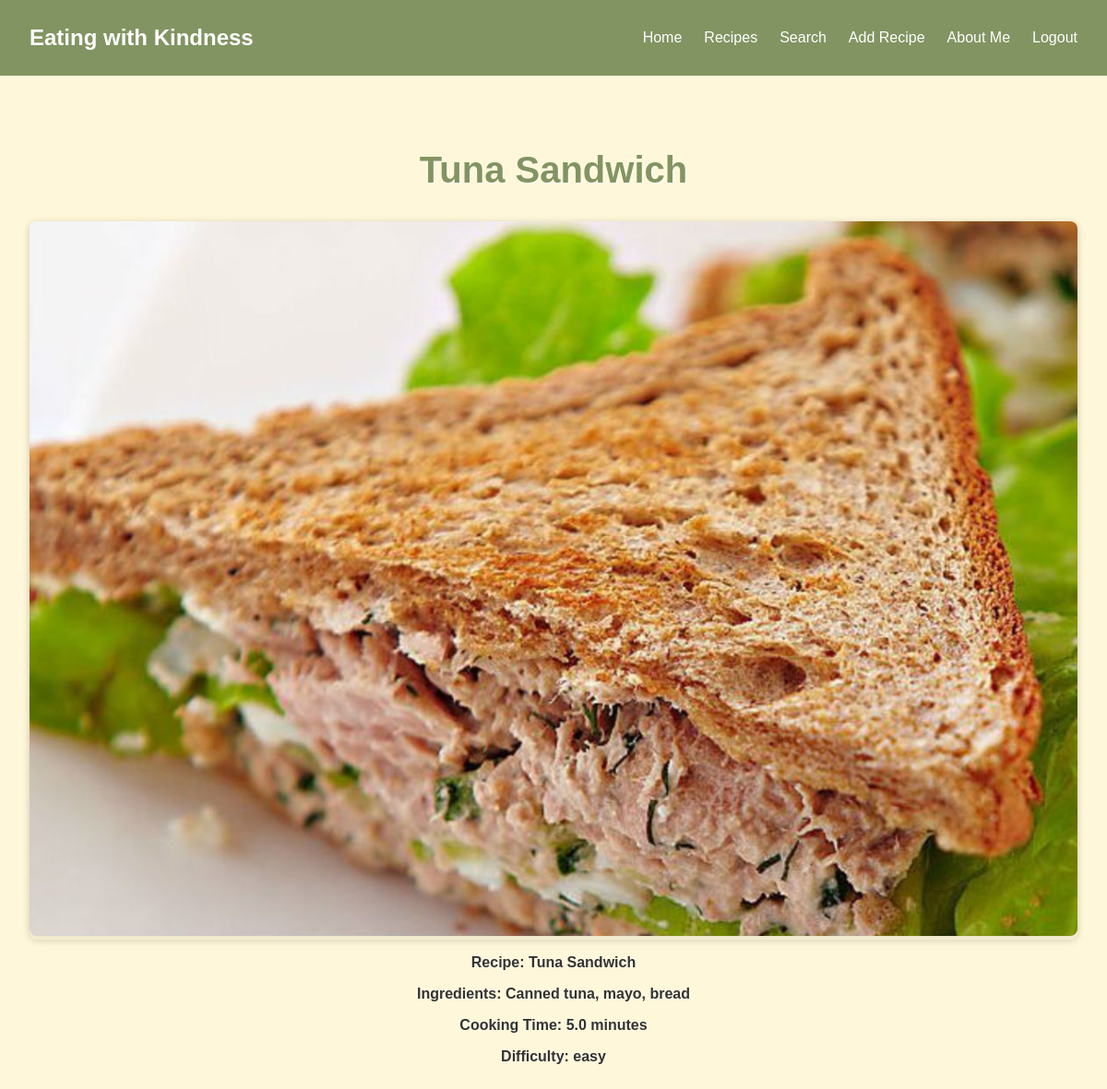
Screenshot of /list/6 (signed in) with the database file from the repository.
### recipes/models.py (models this page shows, shortened)
class Recipe(models.Model):
  recipe_id=models.AutoField(primary_key=True)
  name=models.CharField(max_length=120)
  ingredients=models.TextField(default="no ingredients")
  cooking_time=models.FloatField(help_text="in minutes")
  difficulty=models.CharField(max_length=20, choices=difficulty_choices, default='easy')
  pic = models.ImageField(upload_to='recipes', default='no_picture.jpg')

### recipes/views.py (the view)
# urls.py: path('list/<pk>', RecipeDetailView.as_view(), name='detail'),
class RecipeDetailView(LoginRequiredMixin, DetailView):
    model = Recipe
    template_name = 'recipes/detail.html'

### recipes/templates/recipes/detail.html (shortened to what this page needs)
{% load static %}
<!DOCTYPE html>
<html lang="en">
<head>
    <link rel="stylesheet" href="{% static 'recipes/style.css' %}">
</head>
<body class="no-bg-image">
    <nav class="navbar">
        <div class="brand">Eating with Kindness</div>
        <ul class="nav-links" id="navLinks">
            <li><a href="{% url 'recipes_home' %}">Home</a></li>
            <li><a href="{% url 'recipe_list' %}">Recipes</a></li>
            <li><a href="{% url 'ingredient_search' %}">Search</a></li>
            <li><a href="{% url 'add_recipe' %}">Add Recipe</a></li>
            <li><a href="{% url 'about_me' %}">About Me</a></li>
            <li><a href="{% url 'logout' %}">Logout</a></li>
        </ul>
    </nav>
    <div class="content detail-wrapper">
        <h2 class="page-title">{{ object.name }}</h2>
        <div class="recipe-detail">
            <div class="recipe-image">
                <img src="{{ object.pic.url }}" alt="{{ object.name }}" class="recipe-image">
            </div>
            <div class="recipe-info">
                <p><strong>Recipe:</strong> {{ object.name }}</p>
                <p><strong>Ingredients:</strong> {{ object.ingredients }}</p>
                <p><strong>Cooking Time:</strong> {{ object.cooking_time }} minutes</p>
                <p><strong>Difficulty:</strong> {{ object.difficulty }}</p>
            </div>
        </div>
    </div>
</body>
</html>

### recipes/static/recipes/style.css (style rules this page uses)
body, html { margin: 0; padding: 0; height: 100%; font-family: 'Quicksand', sans-serif; color: #333; background-color: #FFF7D9; }
body.no-bg-image { background-image: none !important; background-color: #FFF7D9 !important; background-attachment: scroll !important; }
.navbar { display: flex; justify-content: space-between; align-items: center; background-color: #829461; color: white; padding: 1rem 2rem; position: relative; z-index: 10; }
.brand { font-size: 1.5rem; font-weight: 600; }
.nav-links { list-style: none; display: flex; gap: 1.5rem; }
.nav-links li a { text-decoration: none; color: white; font-weight: 500; transition: color 0.3s ease; }
.content { padding: 3rem 2rem; text-align: center; color: #333; }
.content p { font-weight: bold; }
.content, .content p { text-shadow: 0 0 5px rgba(255, 255, 255, 0.7); }
img { border-radius: 8px; object-fit: cover; box-shadow: 0 2px 8px rgba(0,0,0,0.1); }
.page-title { text-align: center; font-size: 2.5rem; margin-top: 2rem; color: #829461; text-shadow: 1px 1px 2px rgba(255, 255, 255, 0.8); font-family: 'Quicksand', sans-serif; }
.recipe-image { max-width: 100%; height: auto; border-radius: 8px; object-fit: cover; box-shadow: 0 2px 8px rgba(0,0,0,0.1); }

### rows the page displays
Recipe: name "Tuna Sandwich", pic (picture), ingredients "Canned tuna, mayo, bread", cooking_time "5.0", difficulty "easy"
